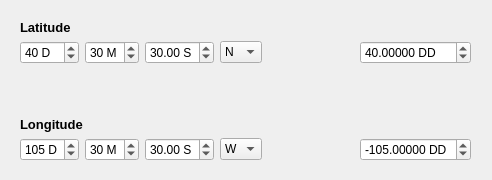
<?xml version="1.0" encoding="UTF-8"?>
<ui version="4.0">
 <class>LatLongCalcDialogBase</class>
 <widget class="QDialog" name="LatLongCalcDialogBase">
  <property name="geometry">
   <rect>
    <x>0</x>
    <y>0</y>
    <width>492</width>
    <height>180</height>
   </rect>
  </property>
  <property name="windowTitle">
   <string>Latitude / Longitude Calculator</string>
  </property>
  <widget class="QWidget" name="">
   <property name="geometry">
    <rect>
     <x>20</x>
     <y>20</y>
     <width>451</width>
     <height>141</height>
    </rect>
   </property>
   <layout class="QGridLayout" name="lytMain">
    <item row="0" column="0" colspan="3">
     <widget class="QLabel" name="lblLat">
      <property name="font">
       <font>
        <pointsize>10</pointsize>
        <weight>75</weight>
        <bold>true</bold>
       </font>
      </property>
      <property name="text">
       <string>Latitude</string>
      </property>
     </widget>
    </item>
    <item row="4" column="5">
     <widget class="QDoubleSpinBox" name="spbLatDD_2">
      <property name="suffix">
       <string> DD</string>
      </property>
      <property name="decimals">
       <number>5</number>
      </property>
      <property name="minimum">
       <double>-180.000000000000000</double>
      </property>
      <property name="maximum">
       <double>1800.000000000000000</double>
      </property>
      <property name="singleStep">
       <double>0.010000000000000</double>
      </property>
      <property name="value">
       <double>-105.000000000000000</double>
      </property>
     </widget>
    </item>
    <item row="4" column="0">
     <widget class="QSpinBox" name="spbLngD">
      <property name="suffix">
       <string> D</string>
      </property>
      <property name="maximum">
       <number>180</number>
      </property>
      <property name="value">
       <number>105</number>
      </property>
     </widget>
    </item>
    <item row="1" column="4">
     <spacer name="hspLatLong">
      <property name="orientation">
       <enum>Qt::Horizontal</enum>
      </property>
      <property name="sizeHint" stdset="0">
       <size>
        <width>40</width>
        <height>20</height>
       </size>
      </property>
     </spacer>
    </item>
    <item row="4" column="2">
     <widget class="QDoubleSpinBox" name="spbLngS">
      <property name="prefix">
       <string/>
      </property>
      <property name="suffix">
       <string> S</string>
      </property>
      <property name="maximum">
       <double>59.990000000000002</double>
      </property>
      <property name="value">
       <double>30.000000000000000</double>
      </property>
     </widget>
    </item>
    <item row="1" column="5">
     <widget class="QDoubleSpinBox" name="spbLatDD">
      <property name="suffix">
       <string> DD</string>
      </property>
      <property name="decimals">
       <number>5</number>
      </property>
      <property name="minimum">
       <double>-90.000000000000000</double>
      </property>
      <property name="maximum">
       <double>90.000000000000000</double>
      </property>
      <property name="singleStep">
       <double>0.010000000000000</double>
      </property>
      <property name="value">
       <double>40.000000000000000</double>
      </property>
     </widget>
    </item>
    <item row="1" column="0">
     <widget class="QSpinBox" name="spbLatD">
      <property name="suffix">
       <string> D</string>
      </property>
      <property name="maximum">
       <number>90</number>
      </property>
      <property name="value">
       <number>40</number>
      </property>
     </widget>
    </item>
    <item row="1" column="1">
     <widget class="QSpinBox" name="spbLatM">
      <property name="suffix">
       <string> M</string>
      </property>
      <property name="maximum">
       <number>59</number>
      </property>
      <property name="value">
       <number>30</number>
      </property>
     </widget>
    </item>
    <item row="1" column="2">
     <widget class="QDoubleSpinBox" name="spbLatS">
      <property name="prefix">
       <string/>
      </property>
      <property name="suffix">
       <string> S</string>
      </property>
      <property name="maximum">
       <double>59.990000000000002</double>
      </property>
      <property name="value">
       <double>30.000000000000000</double>
      </property>
     </widget>
    </item>
    <item row="4" column="3">
     <widget class="QComboBox" name="cmbLngH">
      <item>
       <property name="text">
        <string>W</string>
       </property>
      </item>
      <item>
       <property name="text">
        <string>E</string>
       </property>
      </item>
     </widget>
    </item>
    <item row="1" column="3">
     <widget class="QComboBox" name="cmbLatH">
      <item>
       <property name="text">
        <string>N</string>
       </property>
      </item>
      <item>
       <property name="text">
        <string>S</string>
       </property>
      </item>
     </widget>
    </item>
    <item row="4" column="1">
     <widget class="QSpinBox" name="spbLngM">
      <property name="suffix">
       <string> M</string>
      </property>
      <property name="maximum">
       <number>59</number>
      </property>
      <property name="value">
       <number>30</number>
      </property>
     </widget>
    </item>
    <item row="2" column="3">
     <spacer name="vspLatLong">
      <property name="orientation">
       <enum>Qt::Vertical</enum>
      </property>
      <property name="sizeHint" stdset="0">
       <size>
        <width>20</width>
        <height>40</height>
       </size>
      </property>
     </spacer>
    </item>
    <item row="3" column="0" colspan="4">
     <widget class="QLabel" name="lblLong">
      <property name="font">
       <font>
        <pointsize>10</pointsize>
        <weight>75</weight>
        <bold>true</bold>
       </font>
      </property>
      <property name="text">
       <string>Longitude</string>
      </property>
     </widget>
    </item>
   </layout>
  </widget>
 </widget>
 <resources/>
 <connections/>
</ui>
